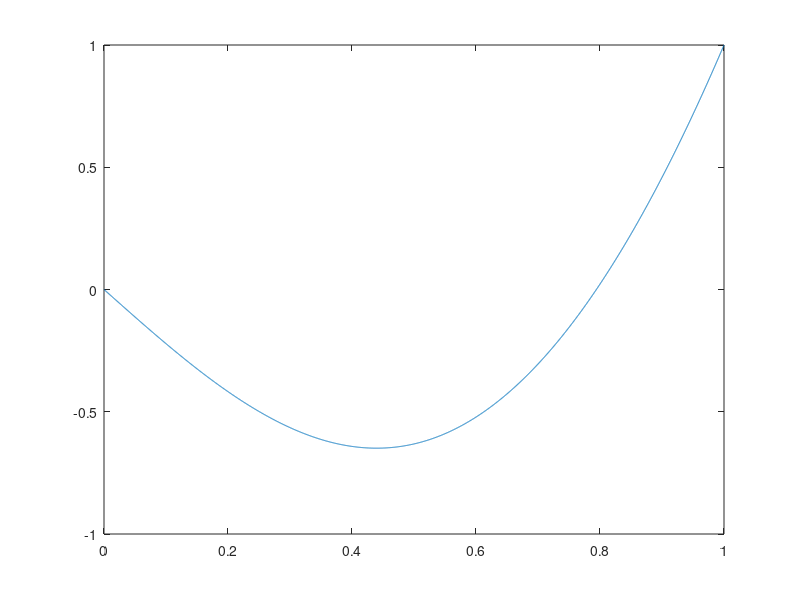

Write MATLAB code to recreate this figure. (Note: this script raises an error after producing the figure.)
function fem1_main2

Nmax = [92,146,338,712,1444,2899];
l=1.0; %Length of the domain
A1=0.2; %constant in the equation
C = (1-l^3/3/A1)/l;
x=linspace(0,1,5000);
err = 0;


for i=0:5
%for i=0
    index = 1;
    k=2^i;
    N=1;
    error =1;
    figure
    uu = -l^2/A1/pi^2*sin(pi*k*x/l) + x.^3/3/A1 + C*x;
    plot(x,uu);
    hold on;
    while N < Nmax(i+1)
        N=2*N;
        [err(index),u] = fem1_v3(N,k);
        plot([0:N]/N,u);
        index = index+1;
    end
    N=Nmax(i+1);
    [err(index),u] = fem1_v3(N,k);
    plot([0:N]/N,u);    
    hold off
    M = [2.^(1:index-2),Nmax(i+1),2.^(index-1)];
    err = [err(1:index-2),err(index), err(index-1)];
    figure
    loglog(M,err);
    caption = sprintf('K= %d',k);
    title(caption);
end